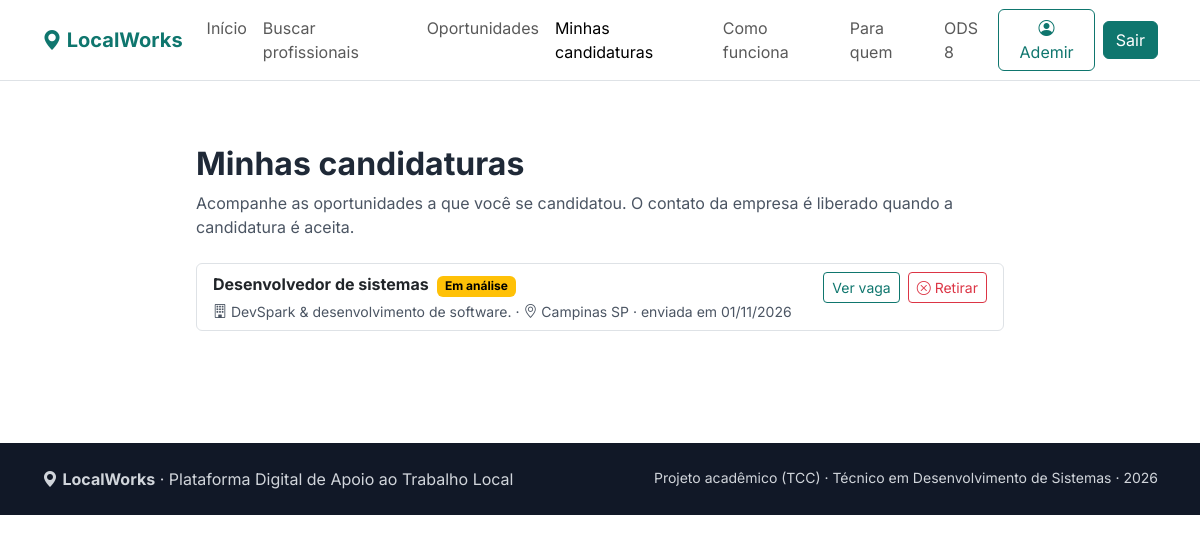
Page /minhas_candidaturas.php (signed in) on the committed database.
### tables this page shows
CREATE TABLE `candidatura` (
  `id_candidatura` int(10) UNSIGNED NOT NULL,
  `id_oportunidade` int(10) UNSIGNED NOT NULL,
  `id_usuario` int(10) UNSIGNED NOT NULL,
  `mensagem` text DEFAULT NULL,
  `status` enum('enviada','aceita','recusada') NOT NULL DEFAULT 'enviada',
  `data_candidatura` datetime NOT NULL DEFAULT current_timestamp()
);

CREATE TABLE `oportunidade` (
  `id_oportunidade` int(10) UNSIGNED NOT NULL,
  `titulo` varchar(100) NOT NULL,
  `descricao` text DEFAULT NULL,
  `localizacao` varchar(100) DEFAULT NULL,
  `valor_proposto` decimal(10,2) DEFAULT NULL,
  `publicada` tinyint(1) NOT NULL DEFAULT 1,
  `data_publicacao` datetime NOT NULL DEFAULT current_timestamp(),
  `id_contratante` int(10) UNSIGNED NOT NULL,
  `id_categoria` int(10) UNSIGNED NOT NULL
);

CREATE TABLE `contratante` (
  `id_contratante` int(10) UNSIGNED NOT NULL,
  `cnpj` varchar(18) DEFAULT NULL,
  `empresa` varchar(100) DEFAULT NULL
);

### includes/iniciar.php (called while the page is built, shortened)
<?php
require_once __DIR__ . '/../src/Conexao.php';
function e(mixed $texto): string
{
    return htmlspecialchars((string) $texto, ENT_QUOTES, 'UTF-8');
}
function usuarioLogado(): ?array
{
    return $_SESSION['usuario'] ?? null;
}

### src/Conexao.php (called while the page is built, shortened)
<?php
final class Conexao
{
    private static ?PDO $pdo = null;
    public static function obter(): PDO
    {
        $host = '127.0.0.1';
        $porta = '3306';
        $banco = 'LocalWorks_DB';
        $usuario = 'root';
        $senha = '';
        $dsn = "mysql:host={$host};port={$porta};dbname={$banco};charset=utf8mb4";
        self::$pdo = new PDO($dsn, $usuario, $senha, [
            PDO::ATTR_ERRMODE => PDO::ERRMODE_EXCEPTION,
            PDO::ATTR_DEFAULT_FETCH_MODE => PDO::FETCH_ASSOC,
            PDO::ATTR_EMULATE_PREPARES => false,
        ]);
        return self::$pdo;
    }
}

### src/Candidatura.php (called while the page is built, shortened)
<?php
require_once __DIR__ . '/Conexao.php';
final class Candidatura
{
    private static function rodar(string $sql, array $params = []): PDOStatement
    {
        $stmt = Conexao::obter()->prepare($sql);
        $stmt->execute($params);
        return $stmt;
    }
    public static function rotulo(string $status): string
    {
        return match ($status) {
            'aceita' => 'Aceita',
            'recusada' => 'Recusada',
            default => 'Em análise',
        };
    }
    public static function classe(string $status): string
    {
        return match ($status) {
            'aceita' => 'text-bg-success',
            'recusada' => 'text-bg-secondary',
            default => 'text-bg-warning',
        };
    }
    public static function minhas(int $idUsuario): array
    {
        return self::rodar(
            "SELECT
                ca.id_candidatura,
                ca.status,
                ca.data_candidatura,
                o.id_oportunidade,
                o.titulo,
                o.localizacao,
                o.publicada,
                ct.empresa,
                CASE WHEN ca.status = 'aceita' THEN u.email END AS contato_email,
                CASE WHEN ca.status = 'aceita' THEN u.telefone END AS contato_telefone
             FROM candidatura ca
             INNER JOIN oportunidade o
                ON o.id_oportunidade = ca.id_oportunidade
             INNER JOIN contratante ct
                ON ct.id_contratante = o.id_contratante
             INNER JOIN usuario u
                ON u.id_usuario = ct.id_contratante
             WHERE ca.id_usuario = ?
             ORDER BY ca.data_candidatura DESC, ca.id_candidatura DESC",
            [$idUsuario]
        )->fetchAll();
    }
}

### public/minhas_candidaturas.php (the view, shortened to what this page needs)
<?php
require_once __DIR__ . '/../includes/iniciar.php';
require_once __DIR__ . '/../src/Candidatura.php';
$u = usuarioLogado();
$id = (int) $u['id'];
$erro = '';
try {
    $lista = Candidatura::minhas($id);
} catch (Throwable $ex) {
    error_log('minhas_candidaturas.php: ' . $ex->getMessage());
    $erro = $erro ?: 'Não foi possível carregar suas candidaturas agora.';
}
require_once __DIR__ . '/../includes/cabecalho.php';
?>
<section class="secao">
    <div class="container" style="max-width: 52rem;">
        <h1 class="h2 fw-bold mb-2">Minhas candidaturas</h1>
        <p class="text-secondary mb-4">
            Acompanhe as oportunidades a que você se candidatou. O contato da empresa
            é liberado quando a candidatura é aceita.
        </p>
        <ul class="list-group">
            <?php foreach ($lista as $c): ?>
                <li class="list-group-item">
                    <div class="d-flex flex-column flex-md-row justify-content-between gap-2">
                        <div>
                            <strong><?= e($c['titulo']) ?></strong>
                            <span class="badge <?= e(Candidatura::classe($c['status'])) ?> ms-1">
                                <?= e(Candidatura::rotulo($c['status'])) ?>
                            </span>
                            <div class="small text-secondary mt-1">
                                <i class="bi bi-building"></i> <?= e($c['empresa'] ?: 'Contratante') ?>
                                · <i class="bi bi-geo-alt"></i> <?= e($c['localizacao'] ?: 'Local não informado') ?>
                                · enviada em <?= e(date('d/m/Y', strtotime($c['data_candidatura']))) ?>
                            </div>
                        </div>
                        <div class="d-flex gap-2 align-items-start">
                            <?php if ($c['publicada']): ?>
                                <a class="btn btn-outline-primary btn-sm" href="oportunidade_detalhe.php?id=<?= (int) $c['id_oportunidade'] ?>">
                                    Ver vaga
                                </a>
                            <?php endif; ?>
                            <form method="post" class="m-0">
                                <button
                                    class="btn btn-outline-danger btn-sm"
                                    type="submit"
                                    onclick="return confirm('Deseja retirar esta candidatura?');"
                                >
                                    <i class="bi bi-x-circle"></i> Retirar
                                </button>
                            </form>
                        </div>
                    </div>
                </li>
            <?php endforeach; ?>
        </ul>
    </div>
</section>
<?php require_once __DIR__ . '/../includes/rodape.php'; ?>

### public/assets/css/estilo.css (style rules this page uses)
:root { --lw-primaria: #0f766e; --lw-primaria-escura: #0b5f59; --lw-destaque: #f59e0b; --bs-primary: #0f766e; --bs-primary-rgb: 15, 118, 110; --bs-link-color: #0f766e; --bs-link-hover-color: #0b5f59; --bs-font-sans-serif: 'Inter', system-ui, -apple-system, 'Segoe UI', sans-serif; }
body { color: #1f2937; }
.btn-outline-primary { --bs-btn-color: var(--lw-primaria); --bs-btn-border-color: var(--lw-primaria); --bs-btn-hover-bg: var(--lw-primaria); --bs-btn-hover-border-color: var(--lw-primaria); --bs-btn-active-bg: var(--lw-primaria); --bs-btn-active-border-color: var(--lw-primaria); }
.secao { padding: 4rem 0; }
.text-secondary { color: #4b5563 !important; }

### rows in the picture
candidatura: id_oportunidade.titulo "Desenvolvedor de sistemas", status "Em análise", contratante.empresa "DevSpark & desenvolvimento de software.", id_oportunidade.localizacao "Campinas SP", data_candidatura "01/11/2026"

### other values in the picture
explode(' ', $usuarioNav['nome'])[0] "Ademir"
